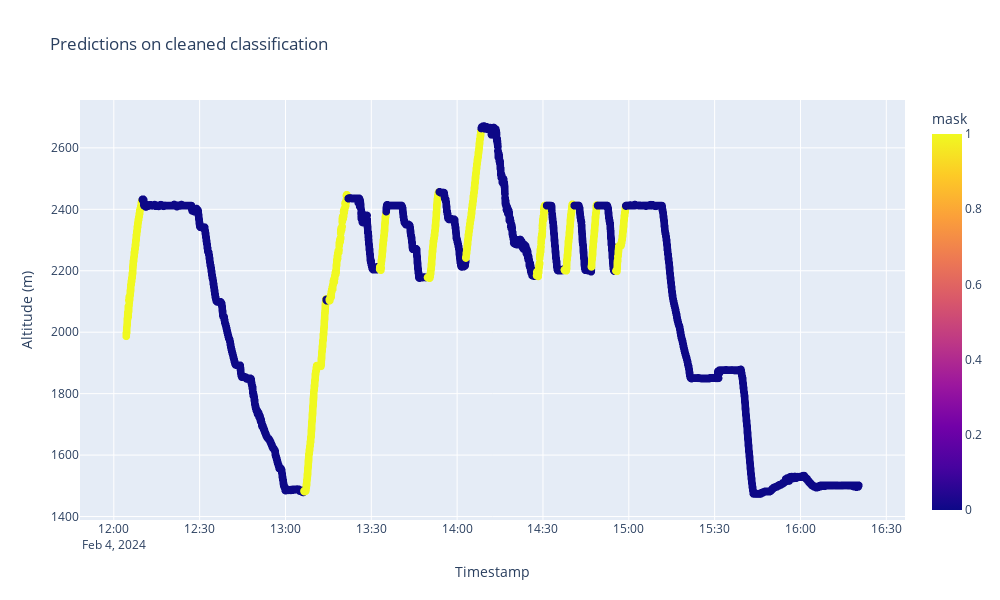

The code cell stored with this chart in its notebook:
### Code cell
# print('accuracy_score----- df_95 -----')
# predict_on_data(path_to_df_95, path_to_model)
# print('----- df_310 -----')
# predict_on_data(path_to_df_310, path_to_model)
print('----- df_Natschen_18 -----')
predict_on_data(path_to_df_Natschen_18, path_to_model)

### Figure 1 — Plotly figure (JSON) as saved in the notebook; plotly's stock layout.template omitted (floating-point values rounded to 4 significant figures; data arrays with more than 128 entries replaced by an {"elided": "..."} marker saying what was removed)
{"data": [{"hovertemplate": "Timestamp=%{x}<br>Altitude (m)=%{y}<br>mask=%{marker.color}<extra></extra>", "legendgroup": "", "marker": {"color": {"elided": "13231 int values"}, "coloraxis": "coloraxis", "size": 8, "symbol": "circle"}, "mode": "markers", "name": "", "showlegend": false, "type": "scattergl", "x": {"elided": "13231 str values"}, "xaxis": "x", "y": {"elided": "13231 float values"}, "yaxis": "y"}], "layout": {"coloraxis": {"colorbar": {"title": {"text": "mask"}}, "colorscale": [[0, "#0d0887"], [0.1111, "#46039f"], [0.2222, "#7201a8"], [0.3333, "#9c179e"], [0.4444, "#bd3786"], [0.5556, "#d8576b"], [0.6667, "#ed7953"], [0.7778, "#fb9f3a"], [0.8889, "#fdca26"], [1, "#f0f921"]]}, "height": 600, "legend": {"title": {"text": "Status"}, "tracegroupgap": 0}, "title": {"text": "Predictions on cleaned classification"}, "width": 1000, "xaxis": {"anchor": "y", "autorange": true, "domain": [0, 1], "range": ["2024-02-04 11:48:10.6765", "2024-02-04 16:36:32.3235"], "title": {"text": "Timestamp"}, "type": "date"}, "yaxis": {"anchor": "x", "autorange": true, "domain": [0, 1], "range": [1389.0, 2756.0], "title": {"text": "Altitude (m)"}, "type": "linear"}}}
